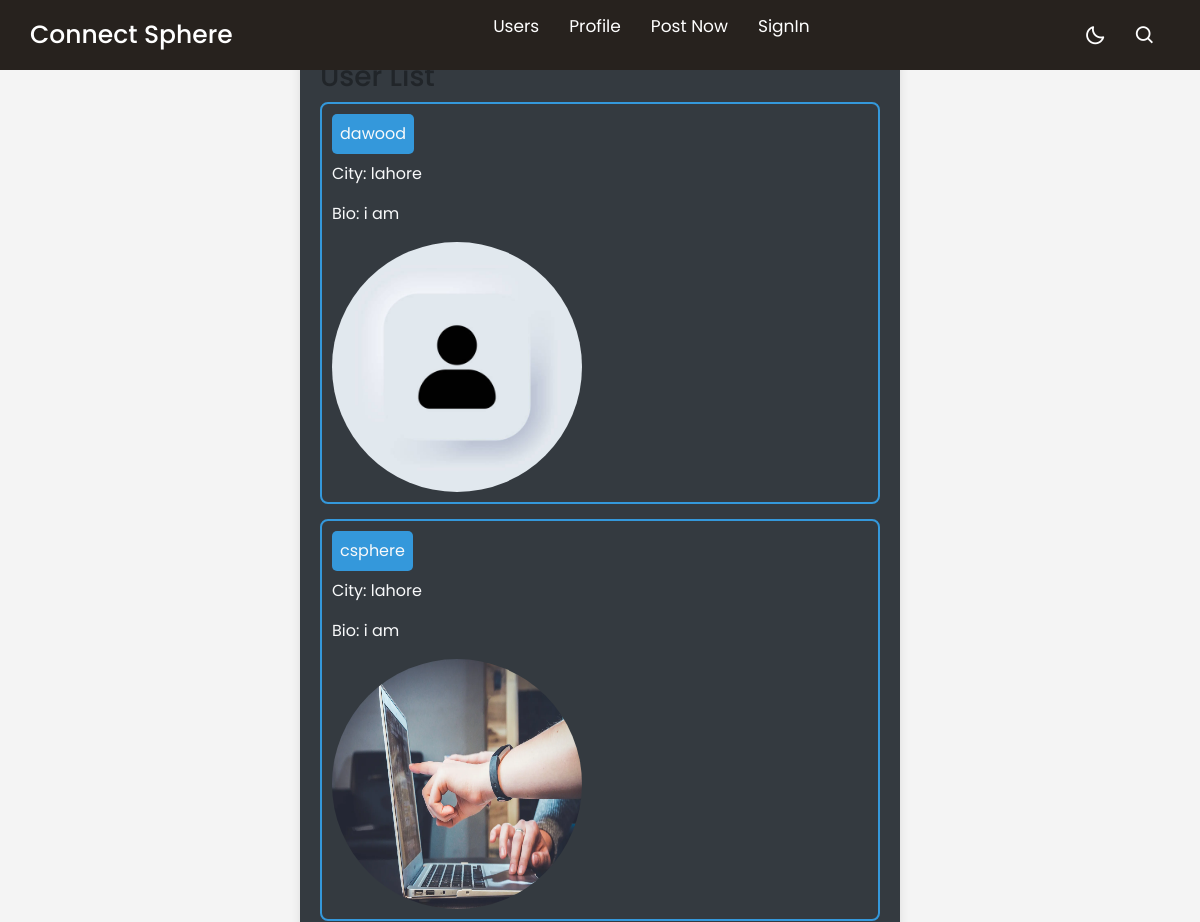
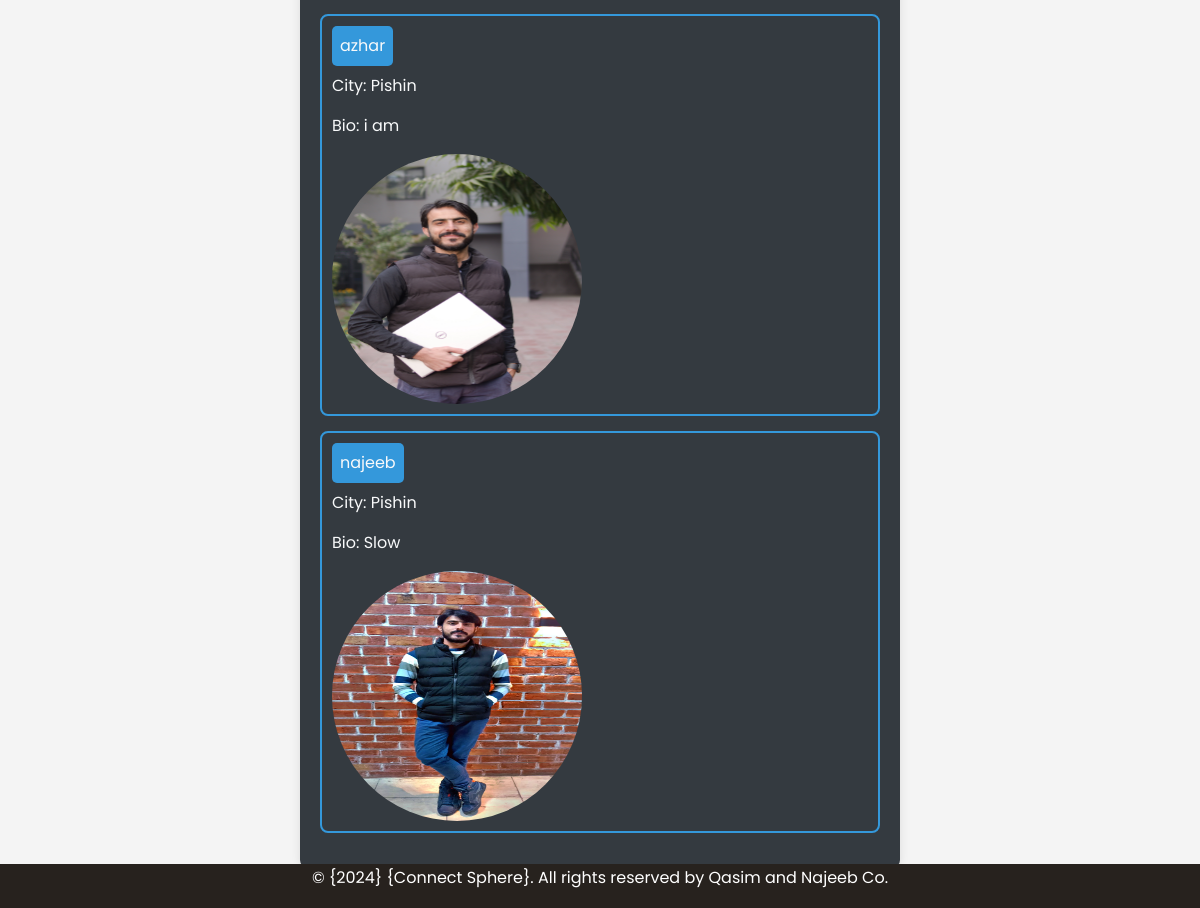
/posts/List_profile/, run on the app's committed database (2 pictures, top to bottom).
### posts/models.py (models this page shows, shortened)
class Profile(models.Model):
    user = models.OneToOneField(User, on_delete= models.CASCADE, default= '11' )
    date_of_birth = models.DateField()
    city = models.CharField(max_length=200)
    bio = models.TextField()
    profile_pic = models.ImageField(upload_to='images/', blank=True, null=True)

### users/models.py (models this page shows)
class User(AbstractUser):
    pass

### posts/views.py (the view)
# urls.py: path('List_profile/',  List_profile.as_view(), name=' List_profile'),
class List_profile(ListView):
    model = Profile
    feilds = '__all__'
    template_name = 'posts/List_profile.html'

### posts/templates/posts/List_profile.html (shortened to what this page needs)
{% extends 'base.html' %}
{% block content %}
<!DOCTYPE html>
<html lang="en">
<head>
</head>
<body>
    <div class="user-list-container bg-dark">
        <h3>User List</h3>
        {% for object in object_list %}
            <div class="user-comment">
                <div class="user-name text-light">{{ object.user }}</div>
                <p class='text-light'>City: {{ object.city }}</p>
                <p class='text-light'>Bio: {{ object.bio | slice:":5" }}</p>
                <img src="/media/{{object.profile_pic}}" style="width: 250px; height: 250px; border-radius: 50%;" alt="user profile image">
            </div>
        {% endfor %}
    </div>
</body>
</html>
{% endblock %}

### static/css/footer.css (style rules this page uses)
body { margin: 0; padding: 0; font-family: Arial, sans-serif; min-height: 100vh; display: flex; flex-direction: column; }

### static/css/navbar.css (style rules this page uses)
* { margin: 0; padding: 0; box-sizing: border-box; font-family: 'Poppins', sans-serif; transition: all 0.4s ease;; }
:root { --body-color: #E4E9F7; --nav-color: rgb(33 22 22); --side-nav: #010718; --text-color: #FFF; --search-bar: #F2F2F2; --search-text: #010718; }
body { height: 100vh; background-color: rgba(0, 0, 0, 0.1); }

### posts/templates/posts/List_profile.html (style rules this page uses)
body { background-image: url('https://static.vecteezy.com/system/resources/previews/014/302/734/non_2x/luxury-abstract-banner-template-with-gold-blended-waves-on-black-background-with-copy-space-for-text-shiny-dynamic-light-stripes-futuristic-twisted-lines-design-in-dark-background-wallpaper-website-vector.jpg'); font-family: Arial, sans-serif; background-color: #f4f4f4; margin: 0; padding: 0; box-sizing: border-box; }
.user-list-container { max-width: 600px; margin: 20px auto; padding: 20px; background-color: #fff; border-radius: 8px; box-shadow: 0 0 10px rgba(0, 0, 0, 0.1); }
.user-comment { border: 2px solid #3498db; border-radius: 8px; padding: 10px; margin-bottom: 15px; }
.user-name { background-color: #3498db; color: #fff; padding: 8px; border-radius: 5px; margin-bottom: 8px; display: inline-block; }

### data on the page
Profile: user "dawood", city "lahore", bio "i am", profile_pic (placeholder picture)
Profile: user "csphere", city "lahore", bio "i am", profile_pic (picture)
Profile: user "azhar", city "Pishin", bio "i am", profile_pic (picture)
Profile: user "najeeb", city "Pishin", bio "Slow", profile_pic (picture)
